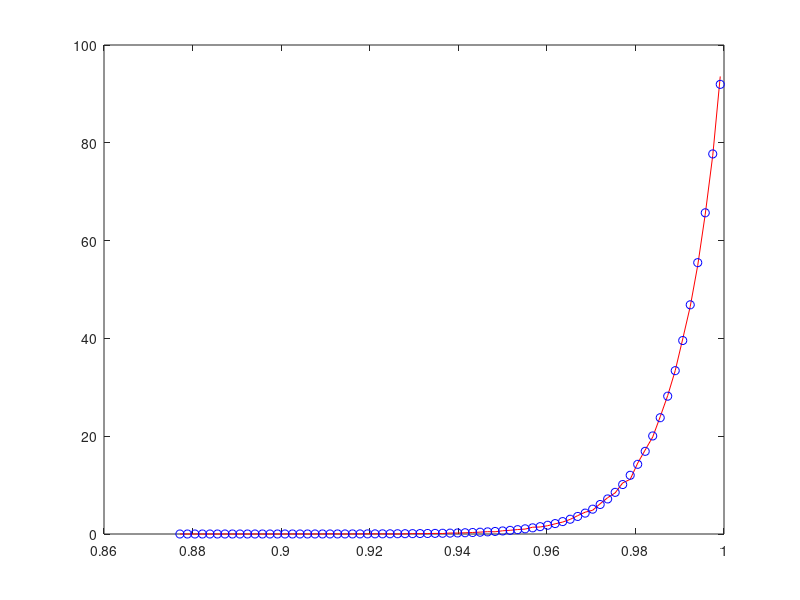
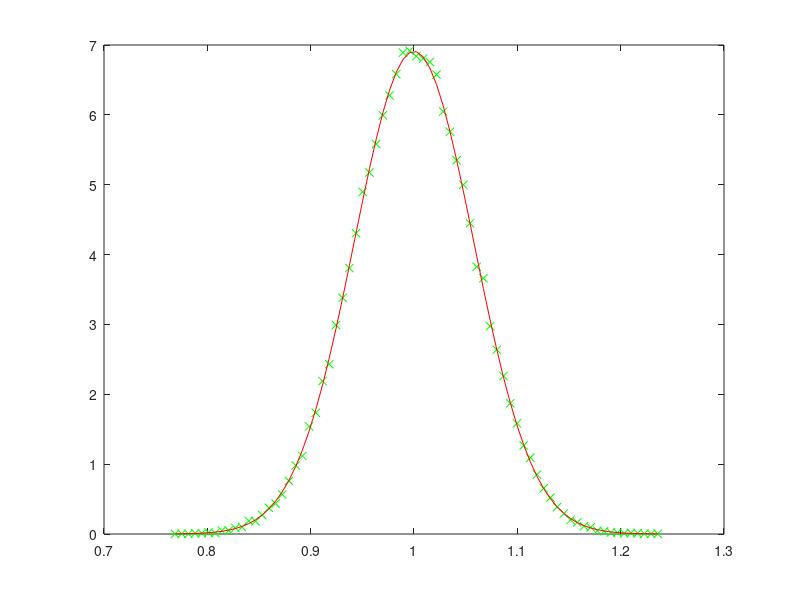

Source code (MATLAB) for these figures, in order:
%% SSP Matlab Assignment

%% TASK 1
clc
clear
close all

%Variable initialization
A = 2;
r = 0.5;
N = 100;
var_noise = 0.5;
MC = 100000;
A_estimate_vector = zeros(MC,1);

%signal generation 
time = [0:1:N-1]';
signal = A.*r.^time;

%montecarlo loop
for x = 1:MC
    %observation generation
    white_noise = randn(N,1)*sqrt(var_noise);
    observation = signal + white_noise;
    %optimal estimation
    A_estimate = sum(observation.*r.^time)/sum(r.^(2*time));
    %store result of this iteration
    A_estimate_vector(x) = A_estimate; 
end

%Check whether estimate is unbiased
mean_A_estimate = mean(A_estimate_vector)

%CRLB vs estimate variance
var_A_estimate = var(A_estimate_vector)
CLRB_A_estimate = var_noise/sum(r.^(2*time))

%plots
[A_hist, A_x] = hist(A_estimate_vector,40);

plot(A_x, A_hist/(MC*(A_x(2)-A_x(1))),'ro')
hold
plot(A_x,normpdf(A_x,A,sqrt(CLRB_A_estimate)),'b-')
hold off

%% TASK 2
clc
clear 
close all
%Variable initialization
A = 2;
var_noise = 0.5;
MC = 100000;
rho = -1;
%C = [1 rho; rho 1] * var_noise;
A_estimate_MC = zeros(MC,1);
corr_transformation = [sqrt(var_noise) 0; sqrt(var_noise)*rho sqrt(var_noise)*sqrt(1-rho^2)];

%montecarlo loop

for x = 1:MC
        %noise generation
        white_noise = randn(2,1);%independent standard gaussian noise samples       
        noise = corr_transformation * white_noise; %noise correlation

       %signal generation
       signal = A*ones(2,1) + noise;
       %estimation
       A_estimate = mean(signal);
       %save current loop estimation
       A_estimate_MC(x) = A_estimate;  
end

% mean and variance of simulation and theory
theoretical_mean = A
simulated_mean = mean(A_estimate_MC)

CRLB_A_estimate = (var_noise*(1+rho))/2
var_A_estimate_MC = var(A_estimate_MC)

%plot    
if rho ~=-1 %plot for rho different than -1
    [A_hist, A_x] = hist(A_estimate_MC,40);
    plot(A_x, A_hist/(MC*(A_x(2)-A_x(1))),'ro')
    hold
    plot(A_x,normpdf(A_x,A,sqrt(CRLB_A_estimate)),'b-')
else
    % HISTROGAM
        [A_hist, A_x] = hist(A_estimate_MC,1);
        bar(A_x, A_hist/(MC))
        hold
    % THEORETICAL PDF
        %create x-axis vector
        xxx = (theoretical_mean - 5 : 0.1 : theoretical_mean + 5)';
        %delta
        yyy = zeros(size(xxx,1),1);
        yyy(xxx == theoretical_mean) = 1;
        stem(xxx,yyy,'r-')
end

hold off

%% TASK 3
clc
clear 
close all
%initialization of variables
MC = 100000;
N = 100;
theta = 1;
theta_estimate_ML = zeros(MC,1);
theta_estimate_mean = zeros(MC,1);

for x = 1:MC
   %data generation 
   data = rand(N,1);
   theta_estimate = max(data);
   theta_estimate_ML(x) = theta_estimate;
   theta_estimate_mean(x) = 2 * mean(data); 
end

%plot
[n,x] = hist(theta_estimate_ML,73);
[n1,x1] = hist(theta_estimate_mean,73);
pdf_theo = N*x.^(N-1);
plot(x,n/(sum(n)*(x(2)-x(1))),'r-',x,pdf_theo,'bo')
figure
plot(x1,n1/(sum(n1)*(x1(2)-x1(1))),'gx',x1,normpdf(x1,theta,sqrt(theta/(3*N))),'r-')
